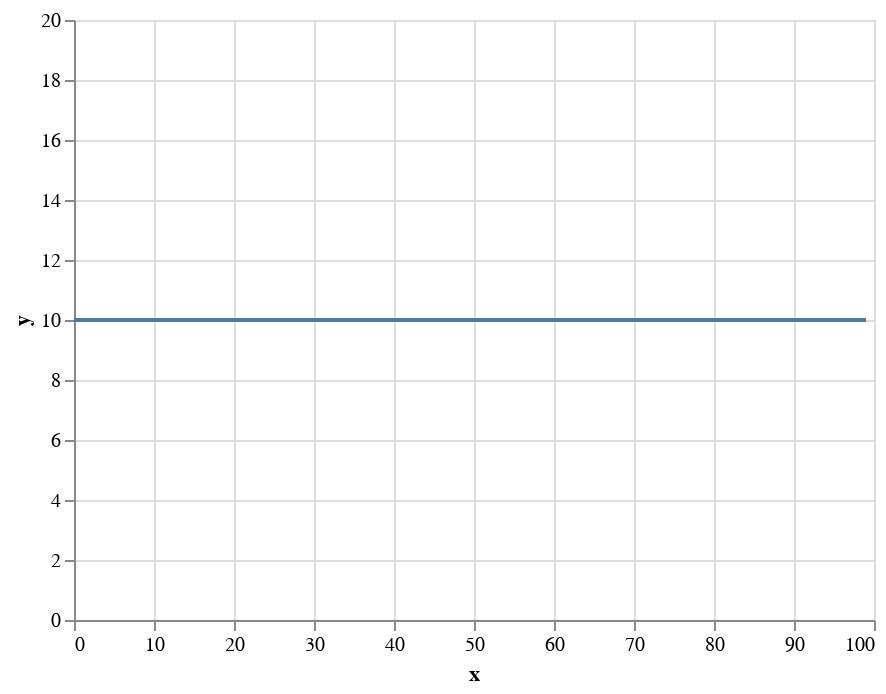

Notebook code for this chart:
### Code cell
alt.Chart(df).encode(
    x="x", 
    y=alt.Y("y", scale=alt.Scale(domain=(0, 20)))
).mark_line()

### Figure 1 — Vega-Lite specification as saved in the notebook (floating-point values rounded to 4 significant figures)
{"config": {"view": {"continuousWidth": 400, "continuousHeight": 300}}, "data": {"name": "data-db8750d011e851f9ebcd117e7e1c474e"}, "mark": "line", "encoding": {"x": {"type": "quantitative", "field": "x"}, "y": {"type": "quantitative", "field": "y", "scale": {"domain": [0, 20]}}}, "$schema": "https://vega.github.io/schema/vega-lite/v4.8.1.json", "datasets": {"data-db8750d011e851f9ebcd117e7e1c474e": [{"x": 0, "y": 10}, {"x": 1, "y": 10}, {"x": 2, "y": 10}, {"x": 3, "y": 10}, {"x": 4, "y": 10}, {"x": 5, "y": 10}, {"x": 6, "y": 10}, {"x": 7, "y": 10}, {"x": 8, "y": 10}, {"x": 9, "y": 10}, {"x": 10, "y": 10}, {"x": 11, "y": 10}, {"x": 12, "y": 10}, {"x": 13, "y": 10}, {"x": 14, "y": 10}, {"x": 15, "y": 10}, {"x": 16, "y": 10}, {"x": 17, "y": 10}, {"x": 18, "y": 10}, {"x": 19, "y": 10}, {"x": 20, "y": 10}, {"x": 21, "y": 10}, {"x": 22, "y": 10}, {"x": 23, "y": 10}, {"x": 24, "y": 10}, {"x": 25, "y": 10}, {"x": 26, "y": 10}, {"x": 27, "y": 10}, {"x": 28, "y": 10}, {"x": 29, "y": 10}, {"x": 30, "y": 10}, {"x": 31, "y": 10}, {"x": 32, "y": 10}, {"x": 33, "y": 10}, {"x": 34, "y": 10}, {"x": 35, "y": 10}, {"x": 36, "y": 10}, {"x": 37, "y": 10}, {"x": 38, "y": 10}, {"x": 39, "y": 10}, {"x": 40, "y": 10}, {"x": 41, "y": 10}, {"x": 42, "y": 10}, {"x": 43, "y": 10}, {"x": 44, "y": 10}, {"x": 45, "y": 10}, {"x": 46, "y": 10}, {"x": 47, "y": 10}, {"x": 48, "y": 10}, {"x": 49, "y": 10}, {"x": 50, "y": 10}, {"x": 51, "y": 10}, {"x": 52, "y": 10}, {"x": 53, "y": 10}, {"x": 54, "y": 10}, {"x": 55, "y": 10}, {"x": 56, "y": 10}, {"x": 57, "y": 10}, {"x": 58, "y": 10}, {"x": 59, "y": 10}, {"x": 60, "y": 10}, {"x": 61, "y": 10}, {"x": 62, "y": 10}, {"x": 63, "y": 10}, {"x": 64, "y": 10}, {"x": 65, "y": 10}, {"x": 66, "y": 10}, {"x": 67, "y": 10}, {"x": 68, "y": 10}, {"x": 69, "y": 10}, {"x": 70, "y": 10}, {"x": 71, "y": 10}, {"x": 72, "y": 10}, {"x": 73, "y": 10}, {"x": 74, "y": 10}, {"x": 75, "y": 10}, {"x": 76, "y": 10}, {"x": 77, "y": 10}, {"x": 78, "y": 10}, {"x": 79, "y": 10}, {"x": 80, "y": 10}, {"x": 81, "y": 10}, {"x": 82, "y": 10}, {"x": 83, "y": 10}, {"x": 84, "y": 10}, {"x": 85, "y": 10}, {"x": 86, "y": 10}, {"x": 87, "y": 10}, {"x": 88, "y": 10}, {"x": 89, "y": 10}, {"x": 90, "y": 10}, {"x": 91, "y": 10}, {"x": 92, "y": 10}, {"x": 93, "y": 10}, {"x": 94, "y": 10}, {"x": 95, "y": 10}, {"x": 96, "y": 10}, {"x": 97, "y": 10}, {"x": 98, "y": 10}, {"x": 99, "y": 10}]}}
